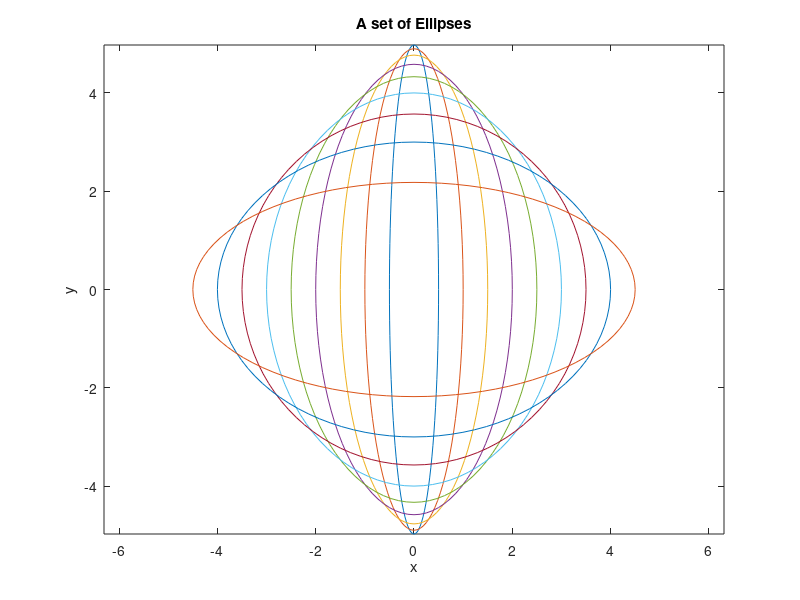

The MATLAB source for this figure:
% Ex_7_6.m
th = [0:pi/50:2*pi]';
a = [0.5:.5:4.5];
X = cos(th)*a;
Y = sin(th)*sqrt(25-a.^2);
plot(X,Y),axis('equal'),xlabel('x'),ylabel('y')
title ('A set of Ellipses')